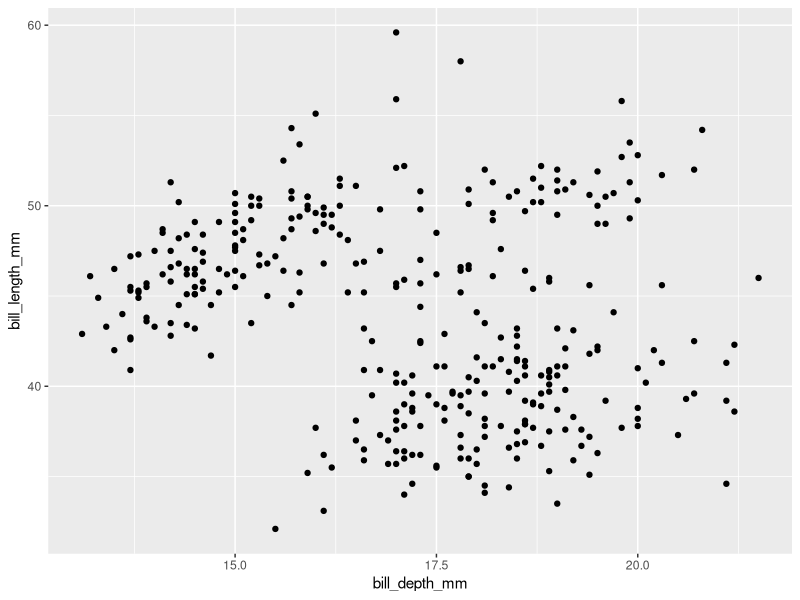
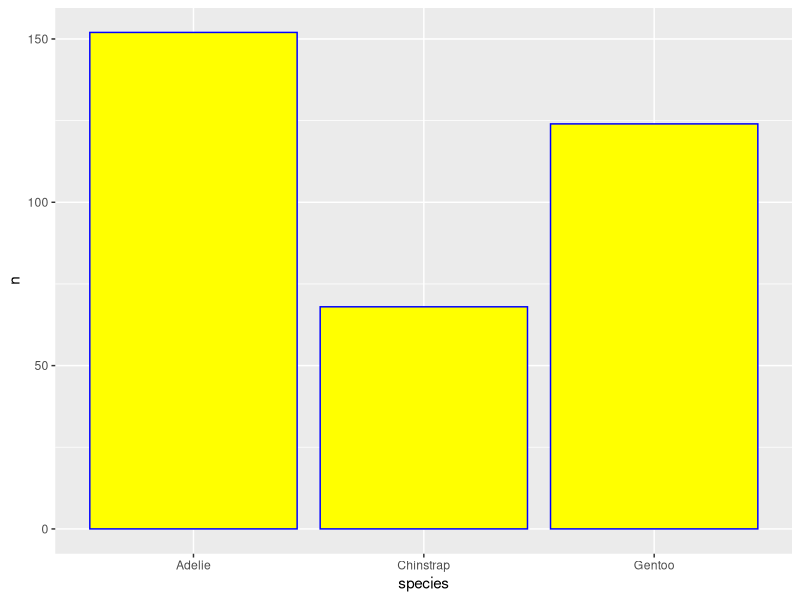
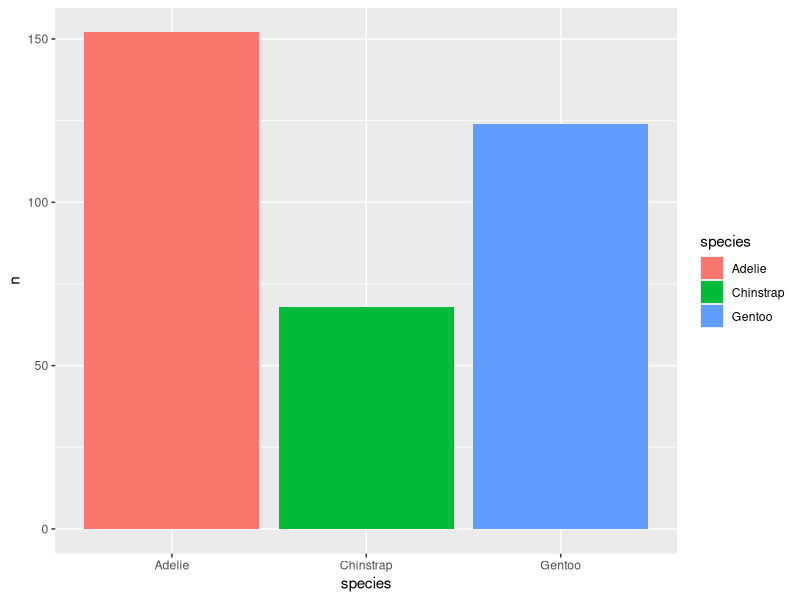

Here is the R script that generated these plots, in order:
## ---- chunk 1
library(tidyverse)
## ---- chunk 2
penguins_r <- readr::read_csv("penguins.csv")
## ---- chunk 3
ggplot() +
  geom_point(data = penguins_r, 
             aes(x = bill_depth_mm, y = bill_length_mm))
## ---- chunk 4
species_ct_r <- penguins_r %>% 
  count(species)
## ---- chunk 5
species_ct_r
## ---- chunk 6
ggplot() +
  geom_col(data = species_ct_r, 
           aes(x = species, y = n),
           fill = "yellow",
           color = "blue")
## ---- chunk 7
ggplot() +
  geom_col(data = species_ct_r, 
           aes(x = species, 
               y = n,
               fill = species))
